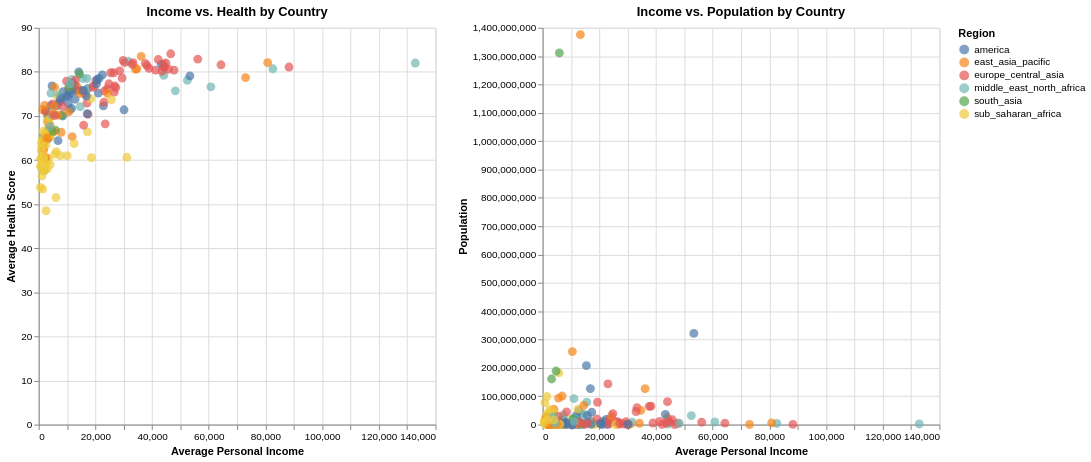

The notebook cell saved with this chart:
### Markdown cell above
### Part 1.4 Selection on the Legend (10 points)

Building on **Question 1.3**, you should have a **two-panel visualization**:

- **Left panel:** scatter plot of **income vs. health score**
- **Right panel:** scatter plot of **income vs. population**

However, instead of using an interval (range) selection, implement a **legend-based selection**:

- Add an interactive selection on the **region legend**.
- When the user clicks a **single region** in the legend, **highlight only the points** that belong to that region.
- All other points should remain visible but appear **de-emphasized** (e.g., light grey color) in **both panels**.

### Code cell
import altair as alt
import pandas as pd
import warnings
warnings.simplefilter(action='ignore', category=FutureWarning)

gapminder = pd.read_csv('gapminder-health-income.csv')

# Legend-based selection on region
selection = alt.selection_point(fields=['region'], bind='legend')

# Left plot: income vs health
scatter = alt.Chart(gapminder).mark_point(filled=True, size=80).encode(
    x=alt.X('income:Q', title='Average Personal Income'),
    y=alt.Y('health:Q', title='Average Health Score'),
    color=alt.condition(
        selection,
        alt.Color('region:N', legend=alt.Legend(title='Region')),
        alt.value('lightgrey')),
    tooltip=['country:N', 'population:Q']
).add_params(
    selection
).properties(
    title='Income vs. Health by Country',
    width=400,
    height=400)

# Right plot: income vs population
pop_plot = alt.Chart(gapminder).mark_point(filled=True, size=80).encode(
    x=alt.X('income:Q', title='Average Personal Income'),
    y=alt.Y('population:Q', title='Population'),
    color=alt.condition(
        selection,
        alt.Color('region:N', legend=None),
        alt.value('lightgrey')),
    tooltip=['country:N', 'population:Q']
).add_params(
    selection
).properties(
    title='Income vs. Population by Country',
    width=400,
    height=400)

chart = scatter | pop_plot
chart

### Figure 1 — Vega-Lite specification as saved in the notebook (floating-point values rounded to 4 significant figures; data arrays with more than 128 entries replaced by an {"elided": "..."} marker saying what was removed)
{"config": {"view": {"continuousWidth": 300, "continuousHeight": 300}}, "hconcat": [{"mark": {"type": "point", "filled": true, "size": 80}, "encoding": {"color": {"condition": {"param": "param_8a39bdd63d0ff06d", "field": "region", "legend": {"title": "Region"}, "type": "nominal"}, "value": "lightgrey"}, "tooltip": [{"field": "country", "type": "nominal"}, {"field": "population", "type": "quantitative"}], "x": {"field": "income", "title": "Average Personal Income", "type": "quantitative"}, "y": {"field": "health", "title": "Average Health Score", "type": "quantitative"}}, "height": 400, "name": "view_fb4415b710ea6b7c_0", "title": "Income vs. Health by Country", "width": 400}, {"mark": {"type": "point", "filled": true, "size": 80}, "encoding": {"color": {"condition": {"param": "param_8a39bdd63d0ff06d", "field": "region", "legend": null, "type": "nominal"}, "value": "lightgrey"}, "tooltip": [{"field": "country", "type": "nominal"}, {"field": "population", "type": "quantitative"}], "x": {"field": "income", "title": "Average Personal Income", "type": "quantitative"}, "y": {"field": "population", "title": "Population", "type": "quantitative"}}, "height": 400, "name": "view_663f25a973cc713e_1", "title": "Income vs. Population by Country", "width": 400}], "data": {"name": "data-0cccb53798da4802be2d0e8a4b32b4c1"}, "params": [{"name": "param_8a39bdd63d0ff06d", "select": {"type": "point", "fields": ["region"]}, "bind": "legend", "views": ["view_fb4415b710ea6b7c_0", "view_663f25a973cc713e_1"]}], "$schema": "https://vega.github.io/schema/vega-lite/v6.1.0.json", "datasets": {"data-0cccb53798da4802be2d0e8a4b32b4c1": {"elided": "187 records"}}}
